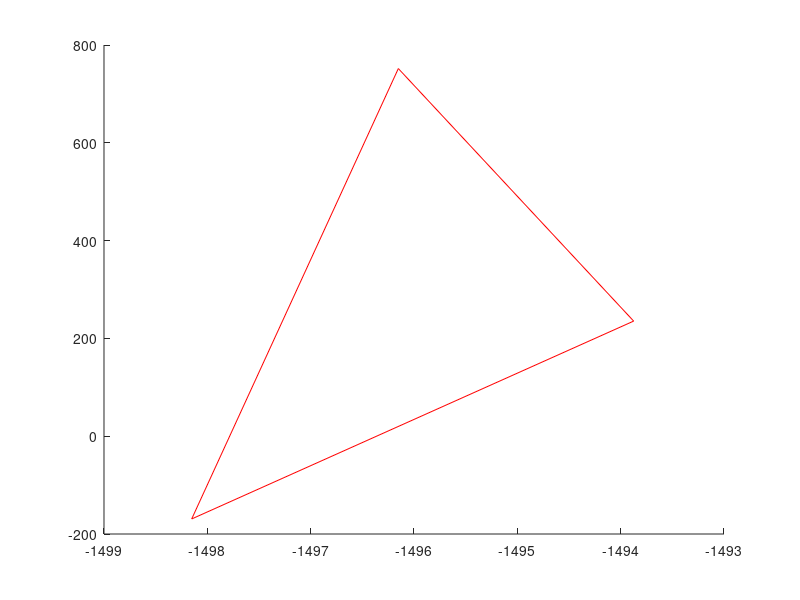

Here is the MATLAB script that generated this plot:
function dt
       %x = [-0.5 -0.5 0.5 0.5]';
       %y = [-0.5 0.5 0.5 -0.5]';
       x = (3000*rand(1200,1)-1500);
       y = (3000*rand(1200,1)-1500);
       tri = delaunay(x,y);
 
       % Highlight the first triangle in red
       tri1 = tri(1, [1:end 1]);
       hold on
       plot(x(tri1), y(tri1), 'r')
       
end